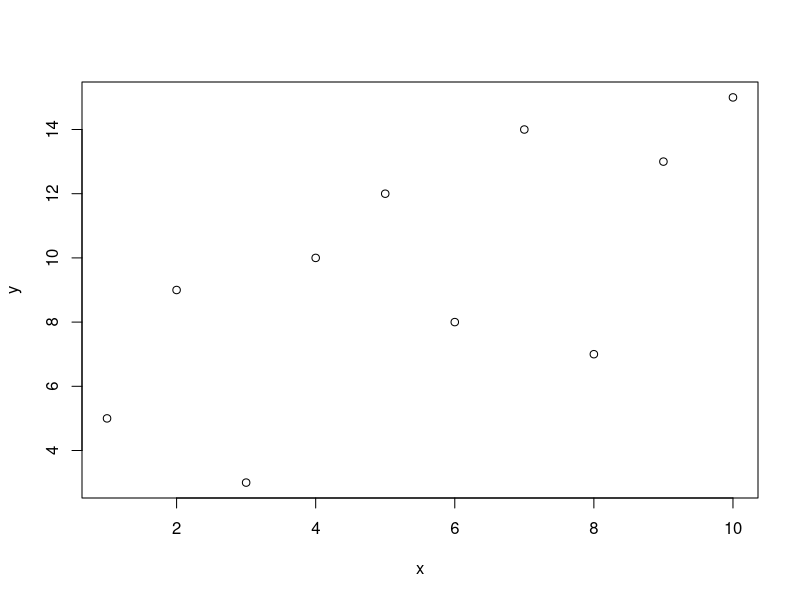
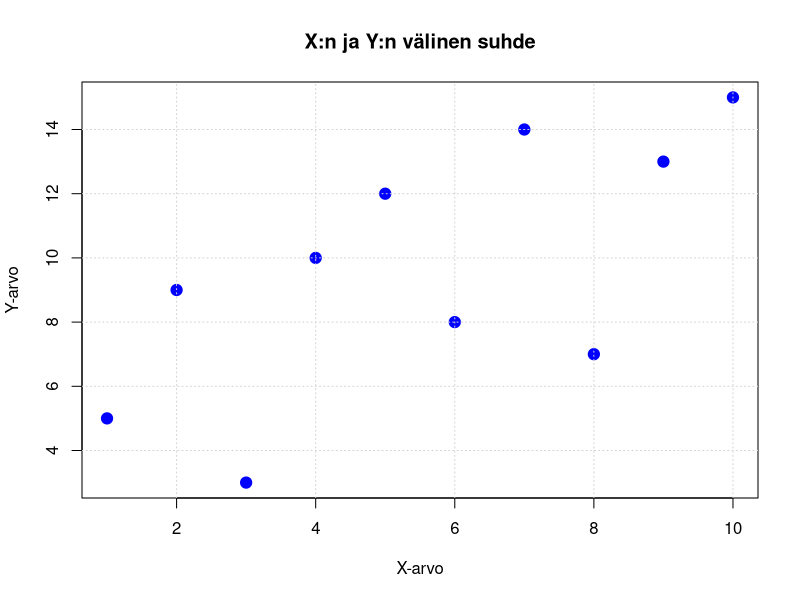
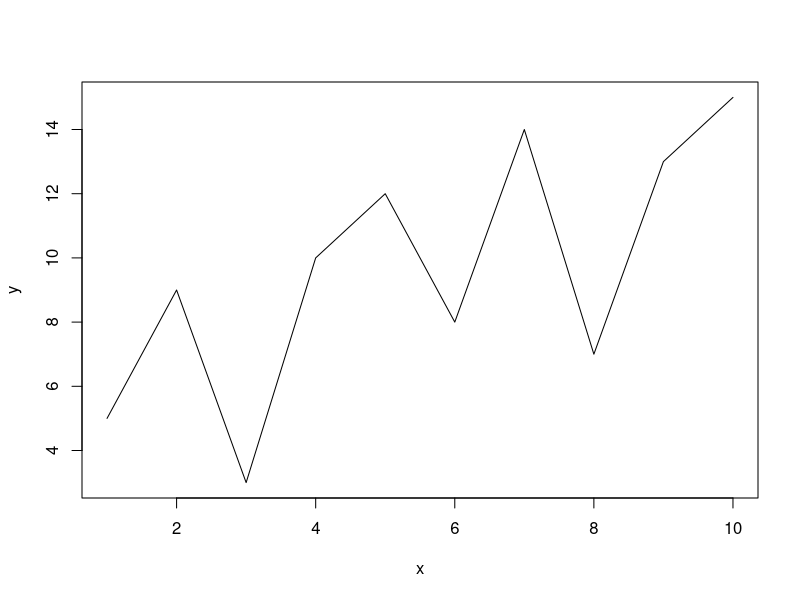
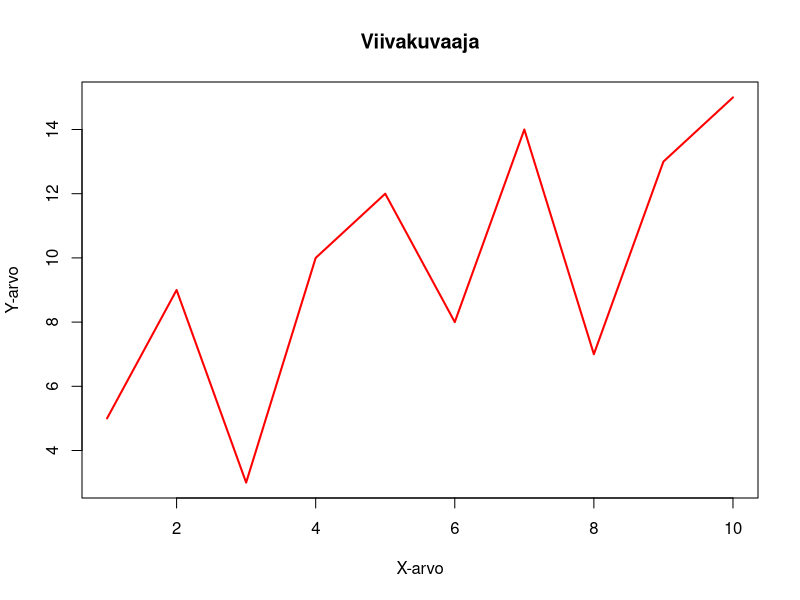
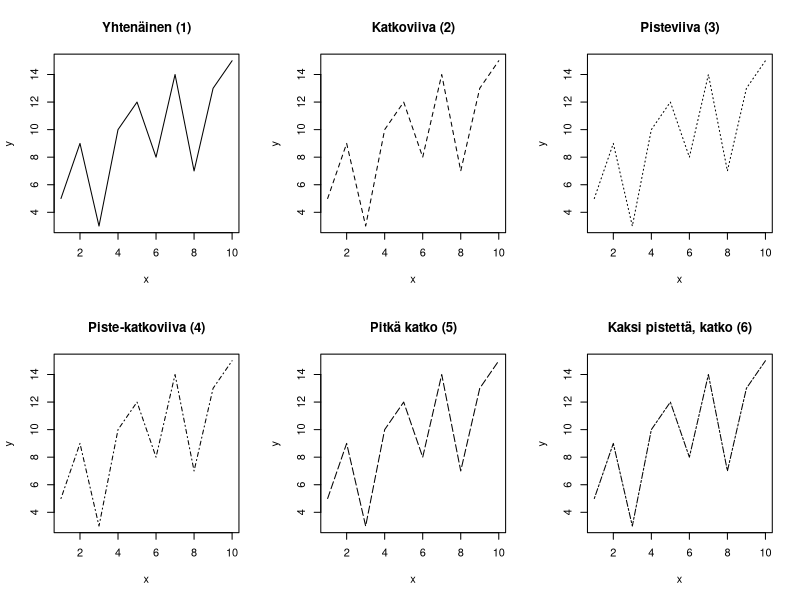
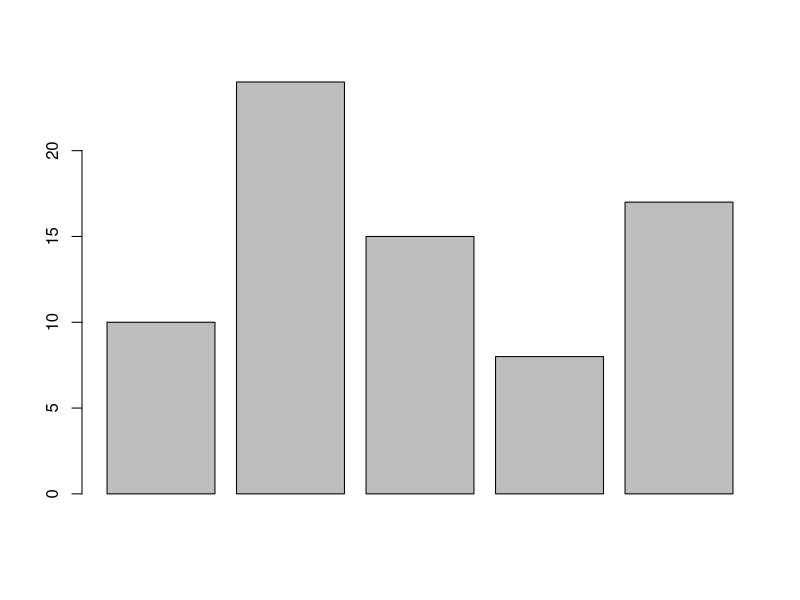
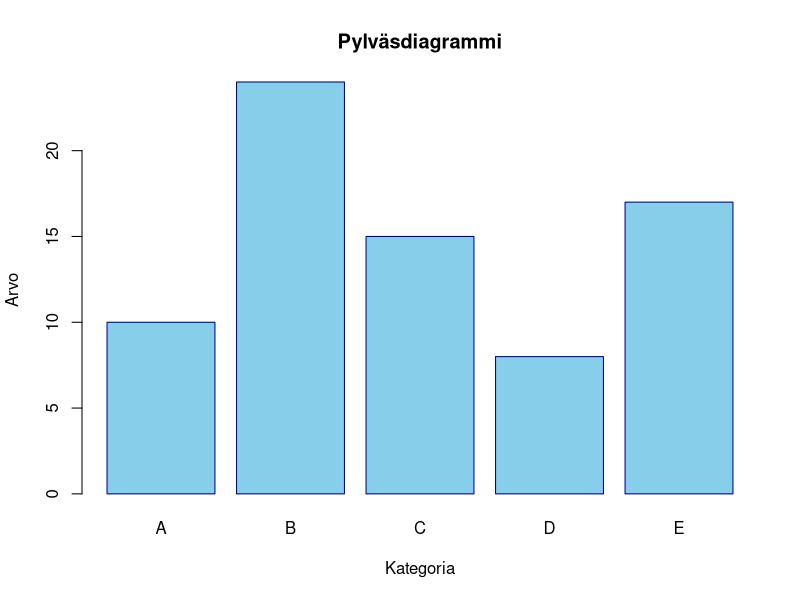
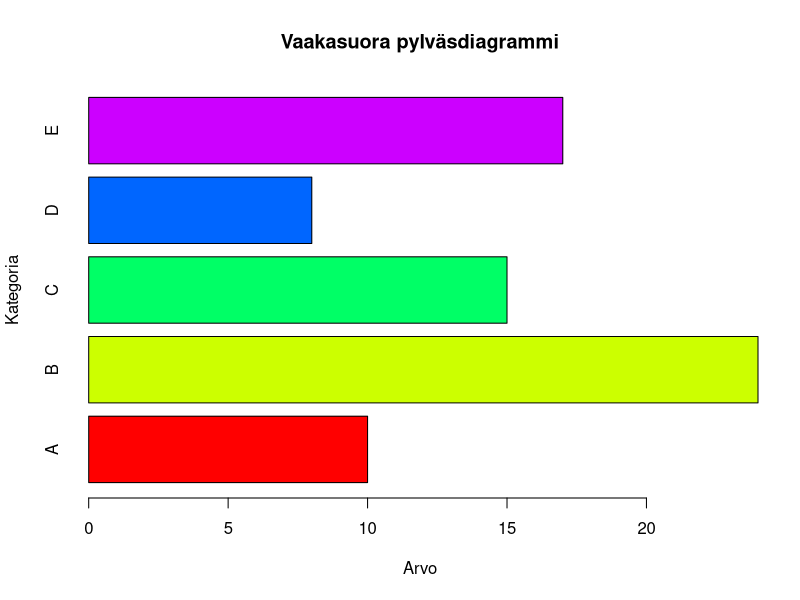

Reproduce these figures in R, in order.
# 1. Peruskuvaajat R:ssä
# Tämä skripti esittelee R:n perusgrafiikoiden käyttöä eri kuvaajatyyppien luomiseen

# ======== Luodaan esimerkkidataa ========

# Luodaan numerodataa
x <- 1:10  # Luvut 1-10
y <- c(5, 9, 3, 10, 12, 8, 14, 7, 13, 15)  # Satunnaisia arvoja

# Luodaan kategoriset arvot
kategoriat <- c("A", "B", "C", "D", "E")
arvot <- c(10, 24, 15, 8, 17)

# Luodaan satunnaislukuja normaalijakaumasta
set.seed(123)  # Asetetaan siemen tulosten toistettavuuden vuoksi
normaalidata <- rnorm(1000, mean = 50, sd = 10)

# Luodaan ryhmitellyt arvot
ryhmä1 <- rnorm(100, mean = 10, sd = 2)
ryhmä2 <- rnorm(100, mean = 15, sd = 3)
ryhmä3 <- rnorm(100, mean = 8, sd = 1.5)
ryhmät <- list(A = ryhmä1, B = ryhmä2, C = ryhmä3)

# ======== 1. Pistekaavio (Scatter Plot) ========

# Yksinkertainen pistekaavio
plot(x, y)

# Muokattu pistekaavio
plot(x, y,
     main = "X:n ja Y:n välinen suhde",    # Otsikko
     xlab = "X-arvo",                      # X-akselin nimi
     ylab = "Y-arvo",                      # Y-akselin nimi
     pch = 19,                             # Pisteen tyyppi (täytetty ympyrä)
     col = "blue",                         # Pisteiden väri
     cex = 1.5)                            # Pisteiden koko

# Lisätään ruudukko
grid()

# ======== 2. Viivakuvaaja (Line Plot) ========

# Yksinkertainen viivakuvaaja
plot(x, y, type = "l")

# Muokattu viivakuvaaja
plot(x, y,
     type = "l",                           # "l" = viiva, "p" = pisteet, "b" = molemmat
     main = "Viivakuvaaja",                # Otsikko
     xlab = "X-arvo",                      # X-akselin nimi
     ylab = "Y-arvo",                      # Y-akselin nimi
     col = "red",                          # Viivan väri
     lwd = 2,                              # Viivan paksuus
     lty = 1)                              # Viivan tyyppi (1 = yhtenäinen)

# Eri viivan tyyppejä
par(mfrow = c(2, 3))  # Jaetaan kuva-alue 2x3 ruudukkoon

plot(x, y, type = "l", lty = 1, main = "Yhtenäinen (1)")
plot(x, y, type = "l", lty = 2, main = "Katkoviiva (2)")
plot(x, y, type = "l", lty = 3, main = "Pisteviiva (3)")
plot(x, y, type = "l", lty = 4, main = "Piste-katkoviiva (4)")
plot(x, y, type = "l", lty = 5, main = "Pitkä katko (5)")
plot(x, y, type = "l", lty = 6, main = "Kaksi pistettä, katko (6)")

par(mfrow = c(1, 1))  # Palautetaan yksi kuva-alue

# ======== 3. Pylväsdiagrammi (Bar Plot) ========

# Yksinkertainen pylväsdiagrammi
barplot(arvot)

# Muokattu pylväsdiagrammi
barplot(arvot,
        names.arg = kategoriat,            # Kategorioiden nimet
        main = "Pylväsdiagrammi",          # Otsikko
        xlab = "Kategoria",                # X-akselin nimi
        ylab = "Arvo",                     # Y-akselin nimi
        col = "skyblue",                   # Pylväiden väri
        border = "darkblue")               # Pylväiden reunojen väri

# Vaakasuora pylväsdiagrammi
barplot(arvot, 
        names.arg = kategoriat,
        main = "Vaakasuora pylväsdiagrammi",
        xlab = "Arvo",
        ylab = "Kategoria",
        col = rainbow(length(arvot)),      # Eri värit jokaiselle pylväälle
        horiz = TRUE)                      # Vaakasuora

# ======== 4. Histogrammi (Histogram) ========

# Yksinkertainen histogrammi
hist(normaalidata)

# Muokattu histogrammi
hist(normaalidata,
     breaks = 30,                          # Luokkien (pylväiden) määrä
     main = "Histogrammi",                 # Otsikko
     xlab = "Arvo",                        # X-akselin nimi
     ylab = "Frekvenssi",                  # Y-akselin nimi
     col = "lightgreen",                   # Pylväiden väri
     border = "darkgreen")                 # Pylväiden reunojen väri

# Histogrammi tiheysfunktiolla
hist(normaalidata,
     breaks = 30,
     freq = FALSE,                         # Näytetään tiheys frekvenssin sijaan
     main = "Histogrammi tiheysfunktiolla",
     xlab = "Arvo",
     ylab = "Tiheys",
     col = "pink",
     border = "red")

# Lisätään normaalijakauman tiheysfunktio
curve(dnorm(x, mean = mean(normaalidata), sd = sd(normaalidata)),
      add = TRUE,                          # Lisää olemassa olevaan kuvaajaan
      col = "blue",
      lwd = 2)

# ======== 5. Laatikkokaavio (Box Plot) ========

# Yksinkertainen laatikkokaavio
boxplot(normaalidata)

# Muokattu laatikkokaavio
boxplot(normaalidata,
        main = "Laatikkokaavio",           # Otsikko
        ylab = "Arvo",                     # Y-akselin nimi
        col = "orange",                    # Laatikon väri
        border = "brown")                  # Laatikon reunojen väri

# Useiden ryhmien vertailu laatikkokaaviolla
boxplot(ryhmät,
        main = "Ryhmien vertailu",         # Otsikko
        xlab = "Ryhmä",                    # X-akselin nimi
        ylab = "Arvo",                     # Y-akselin nimi
        col = c("red", "green", "blue"),   # Eri väri jokaiselle ryhmälle
        notch = TRUE)                      # Lisää lovet mediaanin ympärille (95% luottamusvälit)

# ======== 6. Piirakkakaavio (Pie Chart) ========

# Yksinkertainen piirakkakaavio
pie(arvot)

# Muokattu piirakkakaavio
pie(arvot,
    labels = kategoriat,                   # Kategorioiden nimet
    main = "Piirakkakaavio",               # Otsikko
    col = rainbow(length(arvot)),          # Eri väri jokaiselle sektorille
    clockwise = TRUE)                      # Luetaan myötäpäivään (oletuksena vastapäivään)

# Piirakkakaavio prosenttiosuuksilla
osuudet <- round(100 * arvot / sum(arvot), 1)
labels <- paste(kategoriat, "(", osuudet, "%)", sep = "")
pie(arvot,
    labels = labels,
    main = "Piirakkakaavio prosenttiosuuksilla",
    col = heat.colors(length(arvot)))      # Toinen väripaletti

# ======== 7. Hajontamatriisi (Scatter Plot Matrix) ========

# Luodaan monimutkainen dataset
df <- data.frame(
  x = x,
  y = y,
  z = x * y,
  w = log(x)
)

# Yksinkertainen hajontamatriisi
pairs(df)

# Muokattu hajontamatriisi
pairs(df,
      main = "Hajontamatriisi",            # Otsikko
      pch = 19,                            # Pisteen tyyppi
      col = "purple",                      # Pisteiden väri
      upper.panel = NULL)                  # Ei kuvaajia yläkolmioon

# ======== 8. Useiden kuvaajien yhdistäminen ========

# Jaetaan kuva-alue 2x2 ruudukkoon
par(mfrow = c(2, 2), mar = c(4, 4, 2, 1))  # mar: marginaalit (ala, vasen, ylä, oikea)

# Pistekaavio
plot(x, y, pch = 19, col = "blue", main = "Pistekaavio")

# Viivakuvaaja
plot(x, y, type = "l", col = "red", lwd = 2, main = "Viivakuvaaja")

# Histogrammi
hist(normaalidata, breaks = 20, col = "lightgreen", main = "Histogrammi")

# Laatikkokaavio
boxplot(ryhmät, col = c("red", "green", "blue"), main = "Laatikkokaavio")

# Palautetaan yksi kuva-alue
par(mfrow = c(1, 1))

# ======== 9. Kuvaajien tallentaminen ========

# Tallennetaan PNG-tiedostona
png("pistekaavio.png", width = 800, height = 600)
plot(x, y, 
     pch = 19, 
     col = "blue", 
     main = "Tallennettava pistekaavio",
     cex = 2)
dev.off()  # Suljetaan grafiikkalaite ja tallennetaan kuva

# Tallennetaan PDF-tiedostona
pdf("kuvaaja_kokoelma.pdf", width = 10, height = 8)
par(mfrow = c(2, 2))
plot(x, y, pch = 19, main = "Pistekaavio")
plot(x, y, type = "l", main = "Viivakuvaaja")
hist(normaalidata, main = "Histogrammi")
boxplot(ryhmät, main = "Laatikkokaavio")
dev.off()  # Suljetaan grafiikkalaite ja tallennetaan kuva

# ======== Yhteenveto ========

cat("Tässä esimerkissä opimme luomaan erilaisia peruskuvaajia R:llä:\n")
cat("1. Pistekaavio (Scatter Plot)\n")
cat("2. Viivakuvaaja (Line Plot)\n")
cat("3. Pylväsdiagrammi (Bar Plot)\n")
cat("4. Histogrammi (Histogram)\n")
cat("5. Laatikkokaavio (Box Plot)\n")
cat("6. Piirakkakaavio (Pie Chart)\n")
cat("7. Hajontamatriisi (Scatter Plot Matrix)\n")
cat("8. Useiden kuvaajien yhdistäminen\n")
cat("9. Kuvaajien tallentaminen\n")
cat("\nJokaista kuvaajaa voi muokata monin tavoin, kuten väreillä, pistetyypeillä,\n")
cat("viivatyypeillä, otsikoilla ja akselien nimillä.\n")
